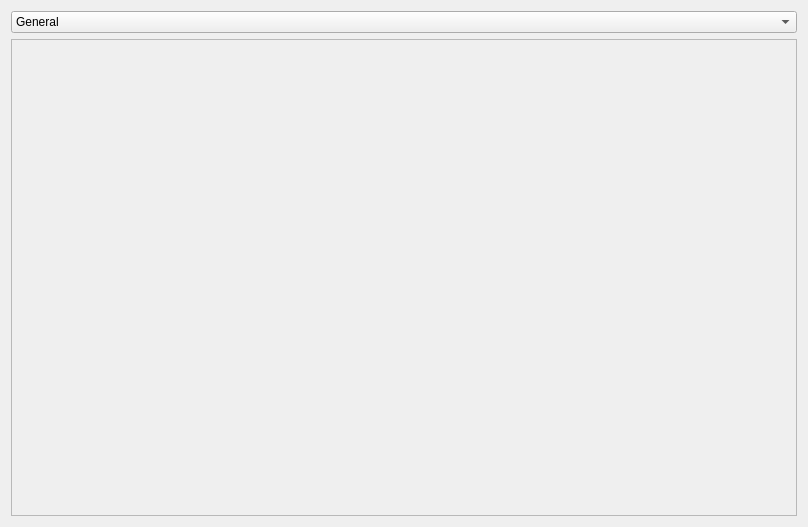
<?xml version="1.0" encoding="UTF-8"?>
<ui version="4.0">
 <class>ChartsBrowser</class>
 <widget class="QDialog" name="ChartsBrowser">
  <property name="geometry">
   <rect>
    <x>0</x>
    <y>0</y>
    <width>808</width>
    <height>527</height>
   </rect>
  </property>
  <property name="windowTitle">
   <string>Navegador de Graficos</string>
  </property>
  <property name="windowIcon">
   <iconset resource="../resources.qrc">
    <normaloff>:/images/assets/hbread.png</normaloff>:/images/assets/hbread.png</iconset>
  </property>
  <layout class="QVBoxLayout" name="verticalLayout_2">
   <item>
    <layout class="QVBoxLayout" name="layout">
     <item>
      <widget class="QComboBox" name="bakeriesList">
       <item>
        <property name="text">
         <string>General</string>
        </property>
       </item>
      </widget>
     </item>
     <item>
      <widget class="QScrollArea" name="scrollArea">
       <property name="widgetResizable">
        <bool>true</bool>
       </property>
       <widget class="QWidget" name="scrollAreaContents">
        <property name="geometry">
         <rect>
          <x>0</x>
          <y>0</y>
          <width>786</width>
          <height>471</height>
         </rect>
        </property>
       </widget>
      </widget>
     </item>
    </layout>
   </item>
  </layout>
 </widget>
 <layoutdefault spacing="6" margin="11"/>
 <resources>
  <include location="../resources.qrc"/>
 </resources>
 <connections/>
</ui>
